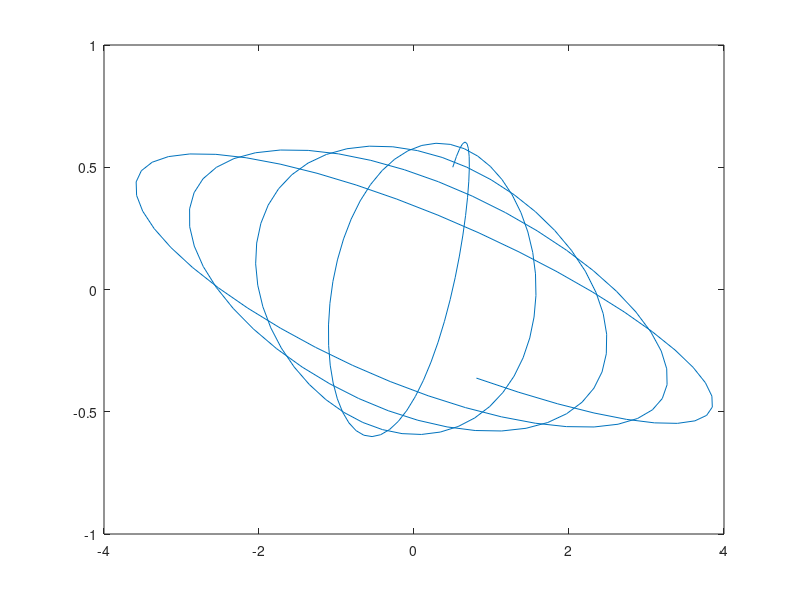

The MATLAB source for this figure:
% This code is to reproduce figure 1 in Pragya and Shukla. It uses
% equations (76) and (77) from my notes on curl forces.
t=linspace(0,20,200);
nt=length(t);
A=1.9;
D=2.2;
x0=.5;
y0=.5;
vx0=.5;
vy0=.5;
M=12;
N=13;
gam=sqrt((A+D)/(M^2+N^2));
for it=1:nt
    f1=(A*M^2-D*N^2)*cos(gam*M*t(it))+(D*M^2-A*N^2)*cos(gam*N*t(it));
    f2=(A+D)*(M^2-N^2);
    f3=cos(gam*N*t(it))-cos(gam*M*t(it));
    f4=gam^2*(M^2-N^2);
    f5=(A*M^2-D*N^2)*N*sin(gam*M*t(it))+(D*M^2-A*N^2)*M*sin(gam*N*t(it));
    f6=gam*(A+D)*M*N*(M^2-N^2);
    f7=M*sin(gam*N*t(it))-N*sin(gam*M*t(it));
    f8=gam^3*M*N*(M^2-N^2);
    g1=(D*M^2-A*N^2)*(A*M^2-D*N^2)*(cos(gam*N*t(it))-cos(gam*M*t(it)));
    g2=(A+D)*(M^4-N^4);
    g3=(A*M^2-D*N^2)*cos(gam*N*t(it))+(D*M^2-A*N^2)*cos(gam*M*t(it));;
    g4=f2;
    g5=(D*M^2-A*N^2)*(A*M^2-D*N^2)*(M*sin(gam*N*t(it))-N*sin(gam*M*t(it)));
    g6=gam*(A+D)*M*N*(M^4-N^4);
    g7=(A*M^2-D*N^2)*M*sin(gam*N*t(it))+(D*M^2-A*N^2)*N*sin(gam*M*t(it));
    g8=gam*(A+D)*M*N*(M^2-N^2);
    x(it)=x0*f1/f2+y0*f3/f4+vx0*f5/f6+vy0*f7/f8;
    y(it)=x0*g1/g2+y0*g3/g4+vx0*g5/g6+vy0*g7/g8;
end
plot(x,y)
    
    
